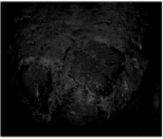
#> input picture 600nm.PNG, 163 x 139 px, found by its file name
$ python test.py   (older library calls are emulated)
#> lines starting #> are read from the running program, lines starting #| are printed output that depends on the picture
from PIL import Image #Image class import from pil package
import numpy as np
import matplotlib.pyplot as plt

img6 = Image.open(r"C:\Users\user\Desktop\Abhilash\Imp\CEERI\NN\600nm.png","r")
#> img6 is the input picture: PIL image 163x139 RGBA; mean R, G, B, A 23.2, 23.2, 23.2, 255
img65 = Image.open(r"C:\Users\user\Desktop\Abhilash\Imp\CEERI\NN\650nm.png","r")
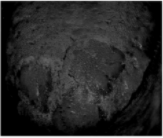
#> input picture 650nm.PNG, 163 x 138 px, found by its file name
#> img65 is the input picture: PIL image 163x138 RGBA; mean R, G, B, A 41.3, 41.3, 41.3, 255
img7 = Image.open(r"C:\Users\user\Desktop\Abhilash\Imp\CEERI\NN\700nm.png","r")
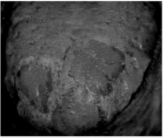
#> input picture 700nm.PNG, 164 x 138 px, found by its file name
#> img7 is the input picture: PIL image 164x138 RGBA; mean R, G, B, A 67.3, 67.3, 67.3, 255
img75 = Image.open(r"C:\Users\user\Desktop\Abhilash\Imp\CEERI\NN\750nm.png","r")
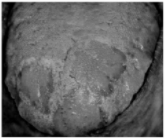
#> input picture 750nm.PNG, 165 x 138 px, found by its file name
#> img75 is the input picture: PIL image 165x138 RGBA; mean R, G, B, A 98.9, 98.9, 98.9, 255
img8 = Image.open(r"C:\Users\user\Desktop\Abhilash\Imp\CEERI\NN\800nm.png","r")
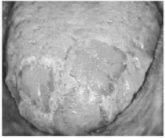
#> input picture 800nm.PNG, 165 x 138 px, found by its file name
#> img8 is the input picture: PIL image 165x138 RGBA; mean R, G, B, A 161, 161, 161, 255
img85 = Image.open(r"C:\Users\user\Desktop\Abhilash\Imp\CEERI\NN\850nm.png","r")
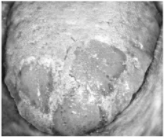
#> input picture 850nm.PNG, 164 x 137 px, found by its file name
#> img85 is the input picture: PIL image 164x137 RGBA; mean R, G, B, A 168, 168, 168, 255
#> (the run stopped early here; a loop or call above may not have finished)
